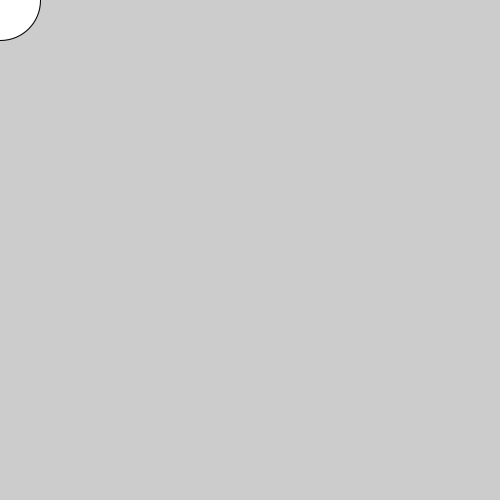
Frame 1 (no input)
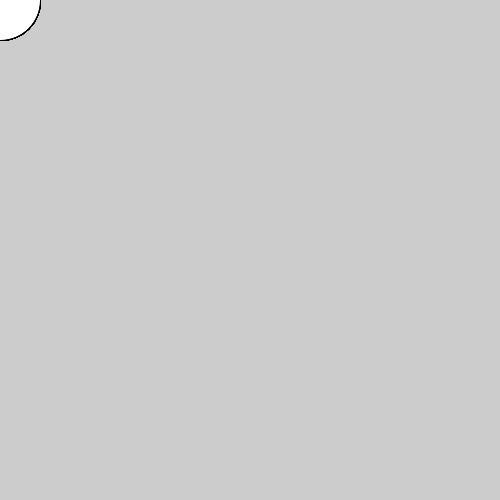
Frame 60 (the mouse pressed at the canvas centre just before this capture)
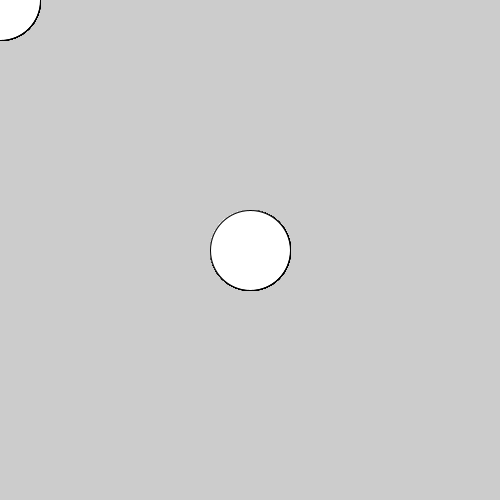
Frame 120 (the mouse held since frame 60 and released just before this capture)

The Processing sketch that drew these frames (run headless with seeded random() and noise(); from frame 60 on, the mouse is pressed at the canvas centre):

// Processing sketch: mouse
// ── mouse.pde
void setup() {
    size(500, 500);
}
void draw() {
    ellipse(mouseX, mouseY, 80, 80);
}
